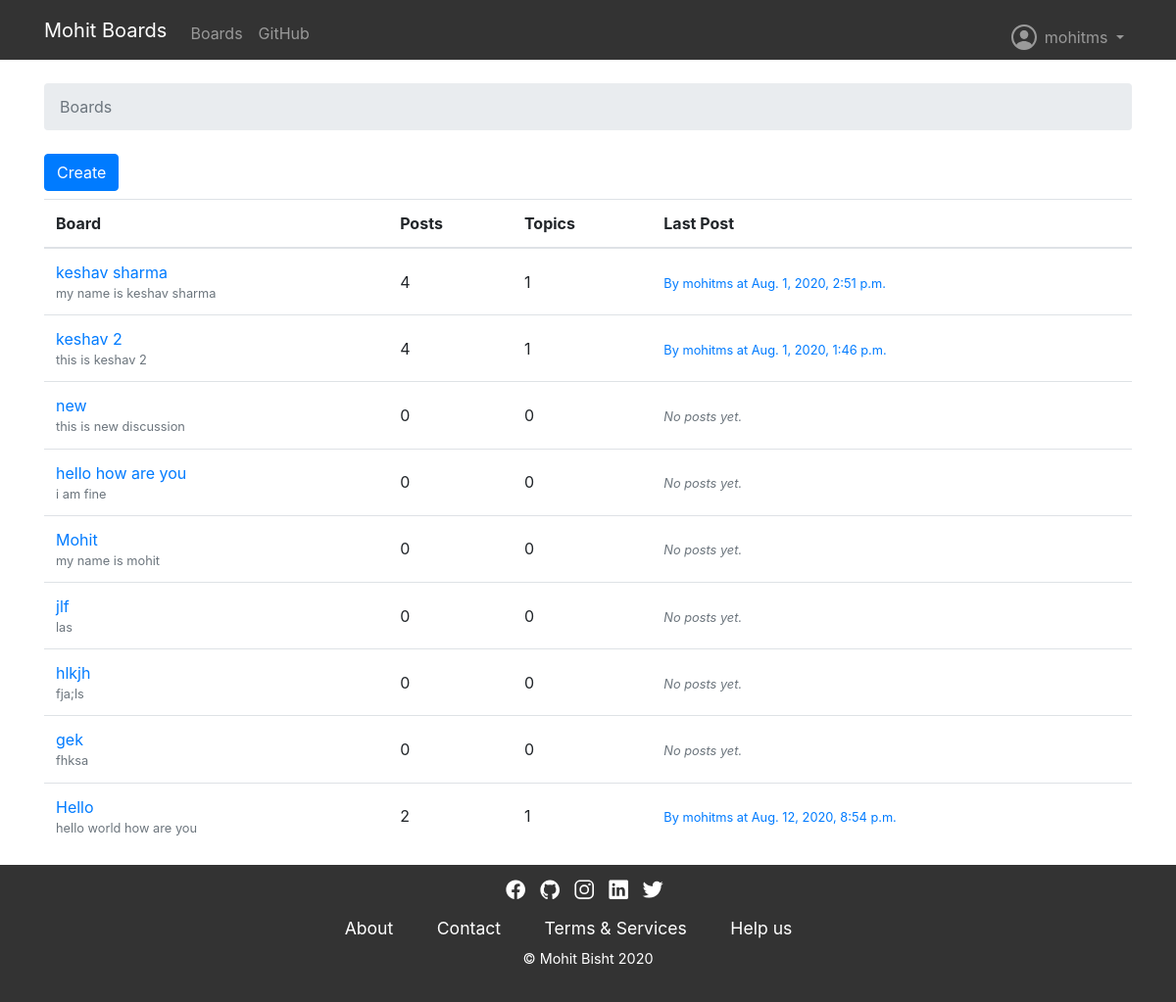
Before: /boards/ (signed in) with the older database file.
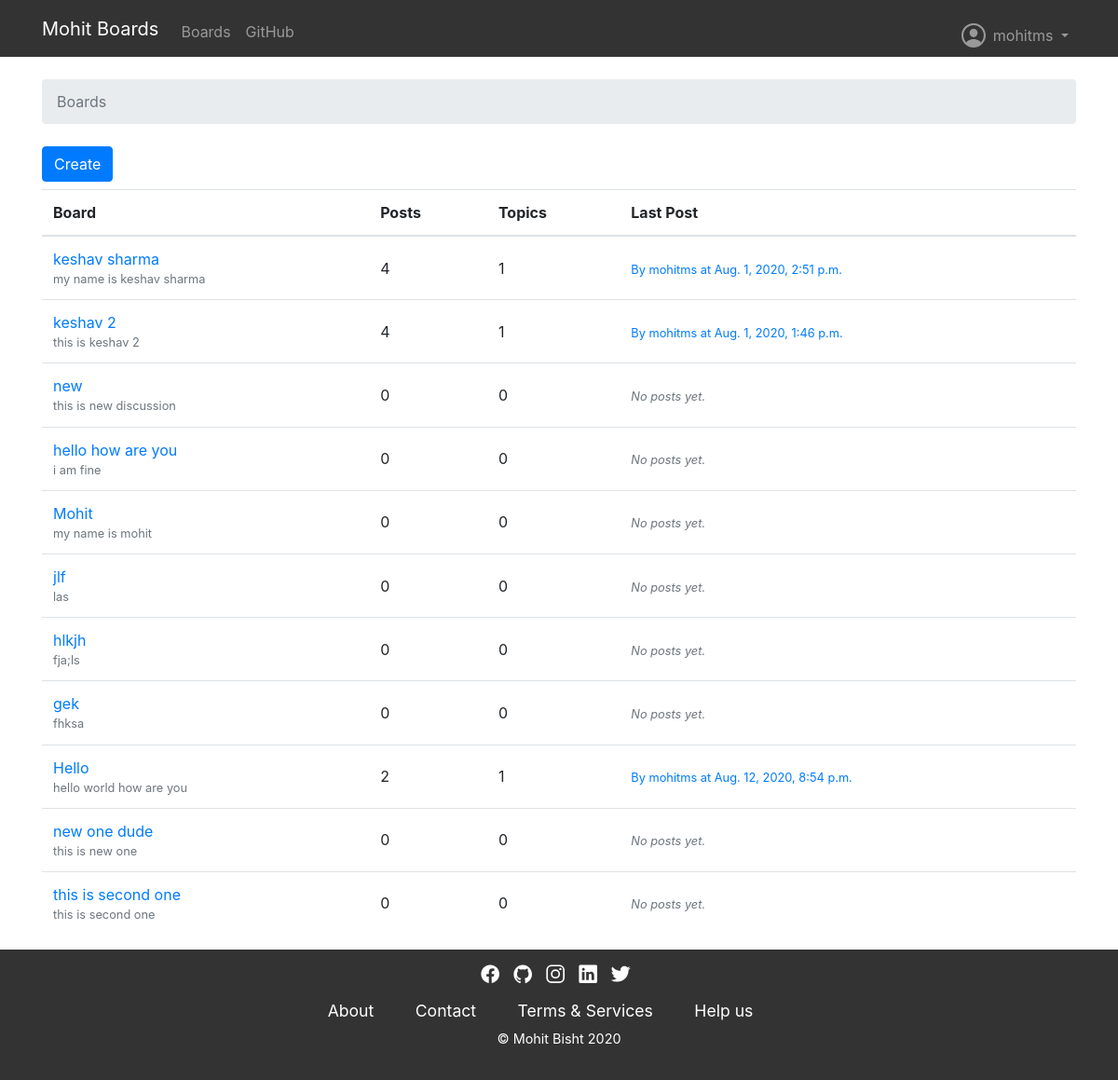
After: the same page with the newer database file.
### chatsite/models.py (models this page shows, shortened)
class Board(models.Model):
    name = models.CharField(max_length=30, unique=True)
    description = models.CharField(max_length=100)
    def get_posts_count(self):
        return Post.objects.filter(topic__board=self).count()
    def get_last_post(self):
        return Post.objects.filter(topic__board=self).order_by('-created_at').first()

class Post(models.Model):
    message = models.TextField(max_length=4000)
    topic = models.ForeignKey(Topic, on_delete=models.CASCADE, related_name='posts')
    created_at = models.DateTimeField(auto_now_add=True)
    updated_at = models.DateTimeField(null=True)
    created_by = models.ForeignKey(User, on_delete=models.CASCADE, related_name='posts')
    updated_by = models.ForeignKey(User, on_delete=models.CASCADE, null=True, related_name='+')

### chatsite/views.py (the view)
# urls.py: url(r'^boards/$', views.BoardListView.as_view(), name='home'),
class BoardListView(ListView):
        model = Board
        context_object_name = 'boards'
        template_name = 'home.html'

### templates/home.html
{% extends 'base.html' %}
{% block breadcrumb %}
  <li class="breadcrumb-item active">Boards</li>
{% endblock %}
{% block content %}
<a class="btn btn-primary mb-2" href="{% url 'board_form' %}">Create</a>
  <table class="table">
    <thead class="thead-inverse">
      <tr>
        <th>Board</th>
        <th>Posts</th>
        <th>Topics</th>
        <th>Last Post</th>
      </tr>
    </thead>
    <tbody>
      {% for board in boards %}
        <tr>
          <td>
            <a href="{% url 'board_topics' board.pk %}">{{ board.name }}</a>
            <small class="text-muted d-block">{{ board.description }}</small>
          </td>
          <td class="align-middle">
            {{ board.get_posts_count }}
          </td>
          <td class="align-middle">
            {{ board.topics.count }}
          </td>
          <td class="align-middle">
            {% with post=board.get_last_post %}
            {% if post %}
              <small>
                <a href="{% url 'topic_posts' board.pk post.topic.pk %}">
                  By {{ post.created_by.username }} at {{ post.created_at }}
                </a>
              </small>
            {% else %}
              <small class="text-muted">
                <em>No posts yet.</em>
              </small>
            {% endif %}
          {% endwith %}
          </td>
        </tr>
      {% endfor %}
    </tbody>
  </table>
{% endblock %}

### templates/base.html (shortened to what this page needs)
{% load static %}<!DOCTYPE html>
<html>
  <head>
    <link rel="stylesheet" href="{% static 'css/bootstrap.min.css' %}">
    <link rel="stylesheet" href="{% static 'css/footer.css' %}">
    <link rel="stylesheet" href="{% static 'css/base-nav.css' %}">
  </head>
  <body>
    {% block body %}
      <div class="wrapper my-container">
        <div class="main">
        <nav class="navbar navbar-expand-sm navbar-dark bg-dark custom-nav">
          <div class="container">
            <a class="navbar-brand" href="">Mohit Boards</a>
            <div class="collapse navbar-collapse" id="mainMenu">
              <ul class="navbar-nav">
                <li class="nav-item">
                  <a class="nav-link" href="{% url 'home' %}">Boards</a>
                </li>
                <li class="nav-item">
                  <a class="nav-link" href="https://github.com/Mohitb07/mohitboard" target="_blank" rel="noopener noreferrer">GitHub</a>
                </li>
              </ul>
              {% if user.is_authenticated %}
                <ul class="navbar-nav ml-auto">
                  <li class="nav-item dropdown">
                    <a class="nav-link dropdown-toggle" href="#" id="userMenu" data-toggle="dropdown" aria-haspopup="true" aria-expanded="false">
                     <span><ion-icon class="icon-ion" name="person-circle-outline" size="large"></ion-icon></span> {{ user.username }}
                    </a>
                  </li>
                </ul>
              {% else %}
                <form class="form-inline ml-auto">
                  <a href="{% url 'login' %}" class="btn btn-outline-success mt-2">Log in</a>
                  <a href="{% url 'signup' %}" class="btn btn-primary ml-2 mt-2">Sign up</a>
                </form>
              {% endif %}
            </div>
          </div>
        </nav>
        <div class="container">
          <ol class="breadcrumb my-4">
            {% block breadcrumb %}
            {% endblock %}
          </ol>
          {% if user.is_authenticated %}
          {% block content %}
          {% endblock %}
          {% else %}
          <div class="container-fluid jumbotron">
            <p class="lead mypara">Please Login first to view the latest post 😊</p>
          </div>
          {% endif %}
        </div>
      </div>
    </div>
      <footer>
        <div class="social container">
          <a href="https://www.facebook.com/mohit.bisht.1903" target="_blank" rel="noopener noreferrer"><ion-icon name="logo-facebook" class="pr-2"></ion-icon></a>
          <a target="_blank" href="https://www.github.com/Mohitb07" rel="noopener noreferrer"><ion-icon name="logo-github" class="pr-2"></ion-icon></a>
          <a target="_blank" href="https://www.instagram.com/mohitbisht1903" rel="noopener noreferrer"><ion-icon name="logo-instagram" class="pr-2"></ion-icon></a>
          <a target="_blank" href="https://www.linkedin.com/in/mohit-bisht-b602511b3/" rel="noopener noreferrer"><ion-icon name="logo-linkedin" class="pr-2"></ion-icon></a>
          <a href="https://www.twitter.com/Mohitb07" target="_blank" rel="noopener noreferrer"><ion-icon name="logo-twitter" class="pr-2"></ion-icon></a>
        </div>
        <div class="footer-menu text-center container">
            <a href="">About</a>
            <a href="">Contact</a>
            <a href="">Terms & Services</a>
            <a href="">Help us</a>
        </div>
        <div class="copyright">
          <p class="text-center">&copy; Mohit Bisht {% now "Y" %}</p>
        </div>
    </footer>
    {% endblock body %}
  </body>
</html>

### static/css/footer.css (style rules this page uses)
html,body { height: 100%; }
.my-container { min-height: 100%; }
.main { overflow: auto; padding-bottom: 100px; }
footer { position: relative; margin-top: -100px; height: 100px; background-color:rgba(0, 0, 0, .8); color: white; clear: both; }
footer .social { text-align: center; padding-top:1%; }
footer .social a { color: white; font-size: 140%; }
.footer-menu a { display: inline-block; padding-right: 40px; font-size: 110%; text-decoration: none; color: white !important; margin-top: 7px; }
.copyright { font-size: 90%; margin-top: 6px; }
@media (min-width: 1025px) and (max-width: 1280px) { footer { height: 140px; } }

### static/css/base-nav.css (style rules this page uses)
* { margin: 0; padding: 0; box-sizing: border-box; }
html { font-family:'Lato','Arial',sans-serif; scroll-behavior: smooth; text-rendering: optimizeLegibility; }
.custom-nav { background-color: rgba(0, 0, 0, .8) !important; }
.navbar-nav > li > a { padding-top:4px !important; padding-bottom:5px !important;height: 25px; }
.navbar { min-height:32px !important }
.icon-ion { position: relative; top: 10px; }
#userMenu { margin-bottom: 20px; }

Changed rows visible on the page:
added Board: name "new one dude", description "this is new one", get_posts_count "0", topics.count "0", shows "No posts yet."
added Board: name "this is second one", description "this is second one", get_posts_count "0", topics.count "0", shows "No posts yet."
